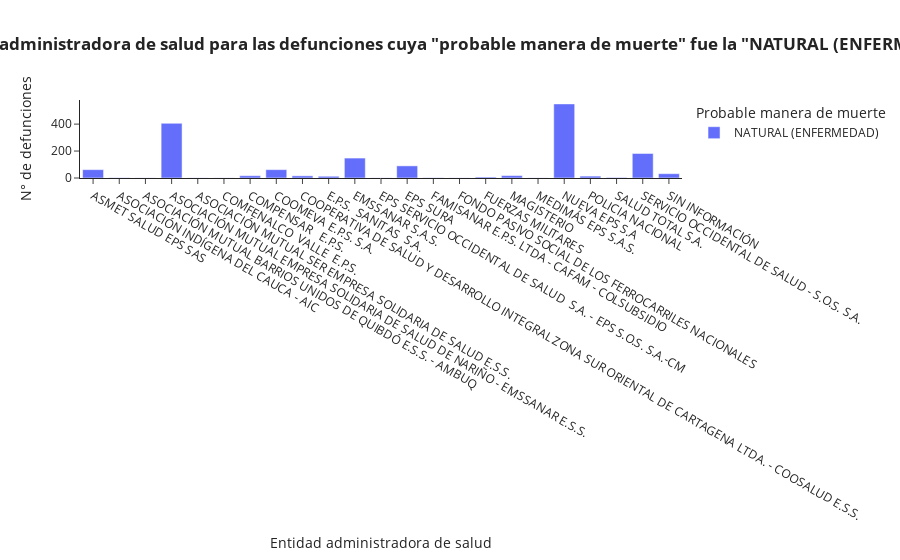

The notebook cell this image was saved under:
### Markdown cell above
Cuando se observa la información pór manera de morir y su distribución de edades, se puede decir que la muerte por enfermedad predomina en personas mayores de 50 años, mientras que para el resto de maneras predominan edades inferiores a 50 años.

### Code cell
#Veamos la Entidad administradora de salud para las defunciones cuya "probable manera de muerte" fue la "NATURAL (ENFERMEDAD)"
# crear dataset para MUERTE NATURAL

base_H = BDD[BDD['Probable manera de muerte'].isin(['NATURAL (ENFERMEDAD)'])]
base_H = base_H.groupby(['Probable manera de muerte','Entidad administradora de salud'])[['Fecha de Defunción']].count().reset_index()

# crear gráfica
fig_H = px.bar(base_H, x='Entidad administradora de salud', y='Fecha de Defunción', color ='Probable manera de muerte', barmode ='group', title ='<b>Entidad administradora de salud para las defunciones cuya "probable manera de muerte" fue la "NATURAL (ENFERMEDAD)"<b>')

# agregar detalles a la gráfica
fig_H.update_layout(
    xaxis_title = 'Entidad administradora de salud',
    yaxis_title = 'N° de defunciones',
    template = 'simple_white',
    title_x = 0.5)

fig_H.show()

### Figure 1 — Plotly figure (JSON) as saved in the notebook; plotly's stock layout.template omitted (floating-point values rounded to 4 significant figures)
{"data": [{"alignmentgroup": "True", "hovertemplate": "Probable manera de muerte=NATURAL (ENFERMEDAD)<br>Entidad administradora de salud=%{x}<br>Fecha de Defunción=%{y}<extra></extra>", "legendgroup": "NATURAL (ENFERMEDAD)", "marker": {"color": "#636efa", "pattern": {"shape": ""}}, "name": "NATURAL (ENFERMEDAD)", "offsetgroup": "NATURAL (ENFERMEDAD)", "orientation": "v", "showlegend": true, "textposition": "auto", "type": "bar", "x": ["ASMET SALUD EPS SAS", "ASOCIACIÓN INDÍGENA DEL CAUCA - AIC", "ASOCIACIÓN MUTUAL BARRIOS UNIDOS DE QUIBDÓ E.S.S. - AMBUQ", "ASOCIACIÓN MUTUAL EMPRESA SOLIDARIA DE SALUD DE NARIÑO - EMSSANAR E.S.S.", "ASOCIACIÓN MUTUAL SER EMPRESA SOLIDARIA DE SALUD E.S.S.", "COMFENALCO  VALLE  E.P.S.", "COMPENSAR   E.P.S.", "COOMEVA E.P.S. S.A.", "COOPERATIVA DE SALUD Y DESARROLLO INTEGRAL ZONA SUR ORIENTAL DE CARTAGENA LTDA. - COOSALUD E.S.S.", "E.P.S.  SANITAS  S.A.", "EMSSANAR S.A.S.", "EPS SERVICIO OCCIDENTAL DE SALUD  S.A. - EPS S.O.S. S.A.-CM", "EPS SURA", "FAMISANAR E.P.S. LTDA - CAFAM - COLSUBSIDIO", "FONDO PASIVO SOCIAL DE LOS FERROCARRILES NACIONALES", "FUERZAS MILITARES", "MAGISTERIO", "MEDIMÁS EPS S.A.S.", "NUEVA EPS S.A", "POLICIA NACIONAL", "SALUD TOTAL S.A.", "SERVICIO OCCIDENTAL DE SALUD - S.O.S. S.A.", "SIN INFORMACIÓN"], "xaxis": "x", "y": [62, 2, 1, 406, 1, 1, 17, 62, 16, 13, 148, 1, 90, 2, 1, 7, 18, 1, 550, 14, 4, 182, 32], "yaxis": "y"}], "layout": {"barmode": "group", "legend": {"title": {"text": "Probable manera de muerte"}, "tracegroupgap": 0}, "title": {"text": "<b>Entidad administradora de salud para las defunciones cuya \"probable manera de muerte\" fue la \"NATURAL (ENFERMEDAD)\"<b>", "x": 0.5}, "xaxis": {"anchor": "y", "domain": [0, 1], "title": {"text": "Entidad administradora de salud"}}, "yaxis": {"anchor": "x", "domain": [0, 1], "title": {"text": "N° de defunciones"}}}}
